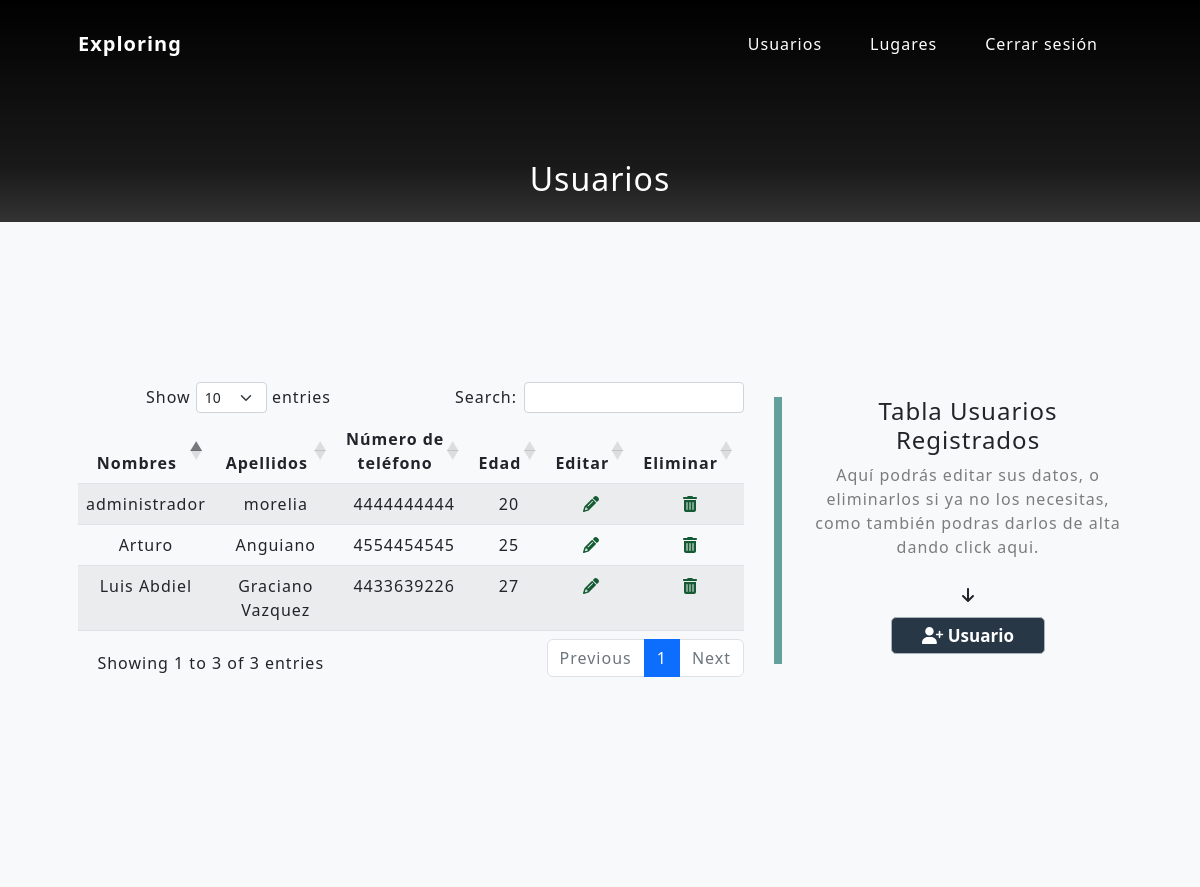
The page /Frontend/forms/form_usuarios.php on the database its author committed.
### tables this page shows
CREATE TABLE `users` (
  `userID` int(11) NOT NULL,
  `userFirstName` varchar(100) NOT NULL,
  `userLastName` varchar(100) DEFAULT NULL,
  `userEmail` varchar(40) DEFAULT NULL,
  `userPassword` varchar(40) NOT NULL,
  `userPhoneNumber` varchar(15) DEFAULT NULL,
  `userAge` int(11) DEFAULT NULL,
  `eliminado` bit(1) NOT NULL DEFAULT b'0'
);

### Backend/db_funciones/usuarios/db_usuarios.php (called while the page is built, shortened)
<?php
function obtenerDatosTodosUsuarios($dbConnect) {
    $respuesta = array();
    $query = "SELECT * FROM users";
    $stmt = $dbConnect->prepare($query);
    $stmt->execute();
    $resultado = $stmt->get_result();
    while ($fila = $resultado->fetch_assoc()) {
        array_push($respuesta, $fila);
    }
    return $respuesta;
}
?>

### Frontend/forms/form_usuarios.php (the view, shortened to what this page needs)
<?php
  require_once("../global/header.php");
?>
<section class="about-section text-center" id="about">
        <div class="container px-4 px-lg-5">
          <div class="row gx-4 gx-lg-5 justify-content-center">
            <div class="col-lg-8">
              <h2 class="text-white mb-4">Usuarios</h2>
            </div>
          </div>
        </div>
      </section>
      <section class="projects-section bg-light" id="projects">
        <div class="container px-4 px-lg-5">
            <div class="row gx-0 mb-4 mb-lg-5 align-items-center">
                <div class="col-xl-8 col-lg-7">
                    <div class="text-center" style="margin-right: 30px;">
                        <div class="table-responsive tablaResultados">
                            <table id="usuarios" class="table table-striped" style="width:100%">
                                <thead>
                                    <tr>
                                        <th class="encabezados">Nombres</th>
                                        <th class="encabezados">Apellidos</th>
                                        <th class="encabezados">Número de teléfono</th>
                                        <th class="encabezados">Edad</th>
                                        <th class="encabezados">Editar</th>
                                        <th class="encabezados">Eliminar</th>
                                    </tr>
                                </thead>
                                <tbody>
                                    <?php
                                        require_once("../../Backend/db_funciones/db_global.php");
                                        require_once("../../Backend/db_funciones/usuarios/db_usuarios.php");
                                        $dbConnect = comenzarConexion();
                                        $datos     = obtenerDatosTodosUsuarios($dbConnect);
                                        for($i = 0; $i < count($datos); $i++){
                                            echo '<tr>
                                                <td class="resultados">'.$datos[$i]["userFirstName"].'</td>
                                                <td class="resultados">'.$datos[$i]["userLastName"].'</td>
                                                <td class="resultados">'.$datos[$i]["userPhoneNumber"].'</td>
                                                <td class="resultados">'.$datos[$i]["userAge"].'</td>
                                                <td class="resultados">
                                                    <div class="operacionesTd">
                                                        <a href="#" onclick="abrirPopupActualizarUsuarios('.$datos[$i]["userID"].')"><i class="fa-solid fa-pencil"></i></a>
                                                    </div>
                                                </td>
                                                <td class="resultados">
                                                    <div class="operacionesTd">
                                                        <a href="#" onclick="abrirPopupConfirmarEliminacion('.$datos[$i]["userID"].')"><i class="fa-solid fa-trash-can"></i></a>
                                                    </div>
                                                </td>
                                            </tr>';
                                        }
                                    ?>
                                </tbody>
                            </table>
                        </div>
                    </div>
                </div>
                <div class="col-xl-4 col-lg-5">
                    <div class="featured-text text-center text-lg-left">
                        <h4>Tabla Usuarios Registrados</h4>
                        <p class="text-black-50 mb-0">Aquí podrás editar sus datos, o eliminarlos si ya no los necesitas, como también podras darlos de alta dando click aqui.</p>
                        <br>
                        <i class="fa-solid fa-arrow-down fa-bounce"></i>
                        <br>
                        <div class="col-sm-12 btnAlta">
                            <button type="button" class="col-sm-6" onclick="abrirPopupRegistrarUsuario();"><i class="fa-solid fa-user-plus"></i> Usuario</button>
                        </div>
                    </div>
                </div>
            </div>
        </div>
<?php
require_once("../global/footer.php");
?>

### Frontend/global/header.php (shortened to what this page needs)
<!DOCTYPE html>
<html lang="en">
  <head>
    <link href="../css/style.css" rel="stylesheet" />
    <link rel="stylesheet" href="https://cdnjs.cloudflare.com/ajax/libs/twitter-bootstrap/5.2.0/css/bootstrap.min.css">
    <link rel="stylesheet" href="https://cdn.datatables.net/1.13.3/css/dataTables.bootstrap5.min.css">
  </head>
  <body id="page-top">
    <nav class="navbar navbar-expand-lg navbar-light fixed-top" id="mainNav">
      <div class="container px-4 px-lg-5">
        <a class="navbar-brand" href="./">Exploring</a>
        <div class="collapse navbar-collapse" id="navbarResponsive">
          <ul class="navbar-nav ms-auto">
            <li class="nav-item"><a class="nav-link" href="form_usuarios.php">Usuarios</a></li>
            <li class="nav-item"><a class="nav-link" href="#">Lugares</a></li>
            <li class="nav-item"><a class="nav-link" href="#">Cerrar sesión</a></li>
          </ul>
        </div>
      </div>
    </nav>
    <div class="cuerpoPrincipal">

### Frontend/global/footer.php (shortened to what this page needs)
    </div>
  </body>
</html>

### rows shown on the page
users: userFirstName "administrador", userLastName "morelia", userPhoneNumber "4444444444", userAge "20"
users: userFirstName "Luis Abdiel", userLastName "Graciano Vazquez", userPhoneNumber "4433639226", userAge "27"
users: userFirstName "Arturo", userLastName "Anguiano", userPhoneNumber "4554454545", userAge "25"
